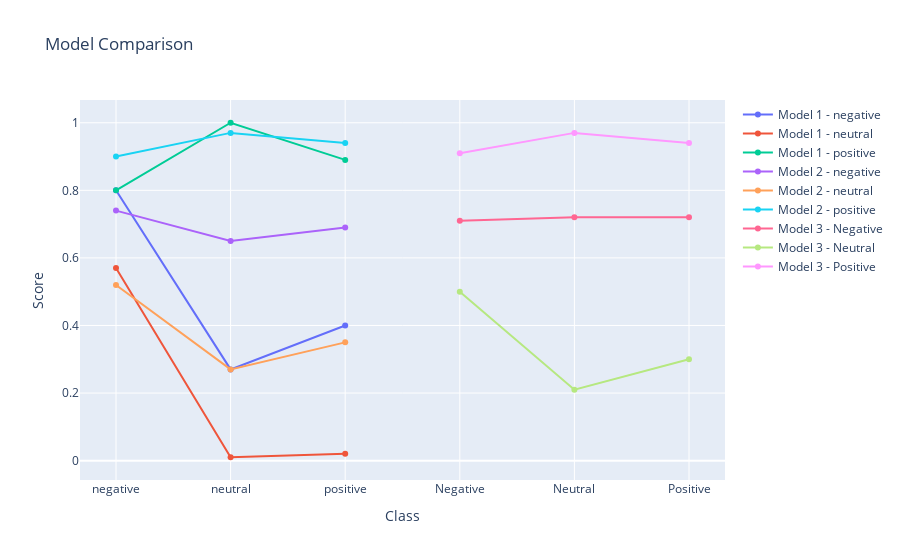

The cell this chart's notebook holds for it:
### Code cell
import plotly.graph_objs as go

# Precision, recall, and F1-score for each class for three models
models_data = {
    "Model 1": {
        "classes": ["negative", "neutral", "positive"],
        "precision": [0.80, 0.57, 0.80],
        "recall": [0.27, 0.01, 1.00],
        "f1_score": [0.40, 0.02, 0.89]
    },
    "Model 2": {
        "classes": ["negative", "neutral", "positive"],
        "precision": [0.74, 0.52, 0.90],
        "recall": [0.65, 0.27, 0.97],
        "f1_score": [0.69, 0.35, 0.94]
    },
    "Model 3": {
        "classes": ["Negative", "Neutral", "Positive"],
        "precision": [0.71, 0.50, 0.91],
        "recall": [0.72, 0.21, 0.97],
        "f1_score": [0.72, 0.30, 0.94]
    }
}

# Create traces for each class and model
traces = []
for model, data in models_data.items():
    for i in range(len(data['classes'])):
        traces.append(go.Scatter(
            x=data['classes'],
            y=[data['precision'][i], data['recall'][i], data['f1_score'][i]],
            mode='lines+markers',
            name=model + ' - ' + data['classes'][i]
        ))

# Layout
layout = go.Layout(
    title='Model Comparison',
    xaxis=dict(title='Class'),
    yaxis=dict(title='Score'),
)

# Plot
fig = go.Figure(data=traces, layout=layout)
fig.show()

### Figure 1 — Plotly figure (JSON) as saved in the notebook; plotly's stock layout.template omitted (floating-point values rounded to 4 significant figures)
{"data": [{"mode": "lines+markers", "name": "Model 1 - negative", "type": "scatter", "x": ["negative", "neutral", "positive"], "y": [0.8, 0.27, 0.4]}, {"mode": "lines+markers", "name": "Model 1 - neutral", "type": "scatter", "x": ["negative", "neutral", "positive"], "y": [0.57, 0.01, 0.02]}, {"mode": "lines+markers", "name": "Model 1 - positive", "type": "scatter", "x": ["negative", "neutral", "positive"], "y": [0.8, 1, 0.89]}, {"mode": "lines+markers", "name": "Model 2 - negative", "type": "scatter", "x": ["negative", "neutral", "positive"], "y": [0.74, 0.65, 0.69]}, {"mode": "lines+markers", "name": "Model 2 - neutral", "type": "scatter", "x": ["negative", "neutral", "positive"], "y": [0.52, 0.27, 0.35]}, {"mode": "lines+markers", "name": "Model 2 - positive", "type": "scatter", "x": ["negative", "neutral", "positive"], "y": [0.9, 0.97, 0.94]}, {"mode": "lines+markers", "name": "Model 3 - Negative", "type": "scatter", "x": ["Negative", "Neutral", "Positive"], "y": [0.71, 0.72, 0.72]}, {"mode": "lines+markers", "name": "Model 3 - Neutral", "type": "scatter", "x": ["Negative", "Neutral", "Positive"], "y": [0.5, 0.21, 0.3]}, {"mode": "lines+markers", "name": "Model 3 - Positive", "type": "scatter", "x": ["Negative", "Neutral", "Positive"], "y": [0.91, 0.97, 0.94]}], "layout": {"autosize": true, "title": {"text": "Model Comparison"}, "xaxis": {"autorange": true, "range": [-0.3058, 5.306], "title": {"text": "Class"}, "type": "category"}, "yaxis": {"autorange": true, "range": [-0.0717, 1.082], "title": {"text": "Score"}, "type": "linear"}}}
